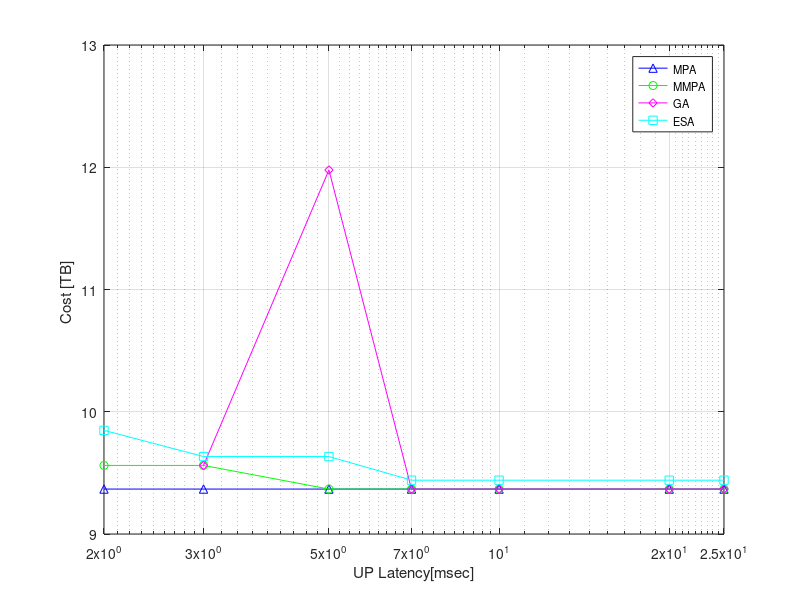
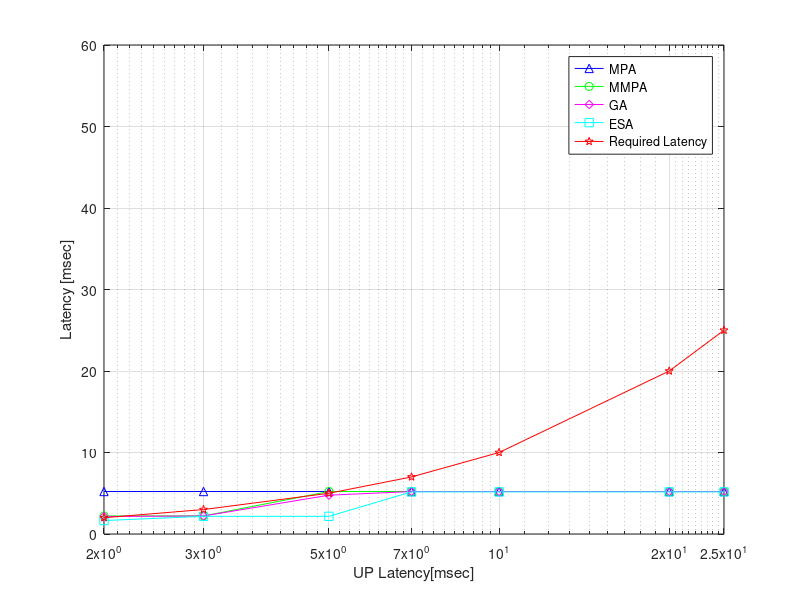
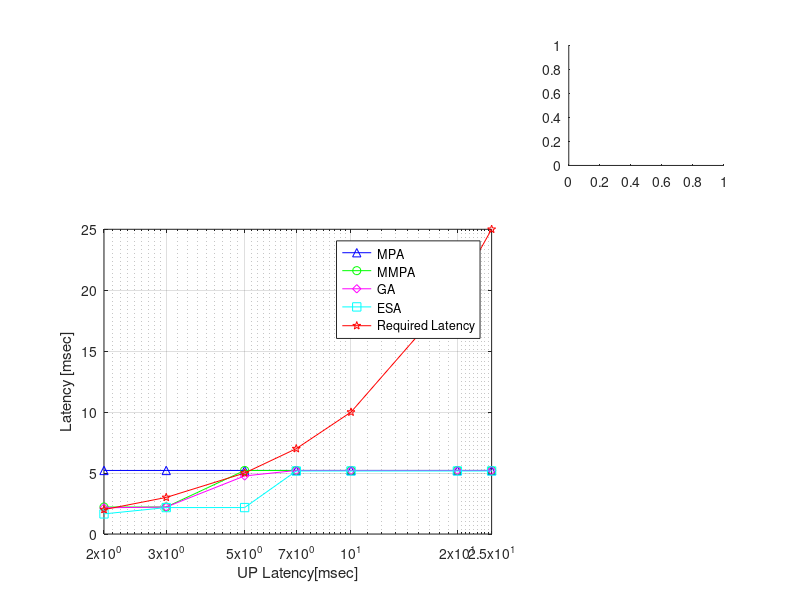

Recreate these plots in MATLAB, in order. (Note: this script raises an error after producing the figures.)
clc;
clear;
close all;
%load('MMPA_Data', 'delayUP_MMPA','delayCP_MMPA','LayerCP_MMPA','Adata_MMPA', 'CoSt_MMPA')
%load('MPA_Data', 'delayUP_MPA','delayCP_MPA','LayerCP_MPA','Adata_MPA', 'CoSt_MPA')
%load('GA_Data', 'delayUP_GA','delayCP_GA','LayerCP_GA','Adata_GA', 'CoSt_GA', 'DFrate', 'maxdup','maxdcp','Cp', 'Z')
load('ESA_Data_new_URLLC', 'delayUP_ESA','delayCP_ESA','LayerCP_ESA','Adata_ESA', 'CoSt_ESA')
load('MMPA_Data_URLLC', 'delayUP_MMPA','delayCP_MMPA','LayerCP_MMPA','Adata_MMPA', 'CoSt_MMPA')
load('MPA_Data_URLLC', 'delayUP_MPA','delayCP_MPA','LayerCP_MPA','Adata_MPA', 'CoSt_MPA')
load('GA_Data_URLLC', 'delayUP_GA','delayCP_GA','LayerCP_GA','Adata_GA', 'CoSt_GA', 'DFrate', 'maxdup','maxdcp','Cp', 'Z', 'S', 'La')
Umin=DFrate(1,1)
Umax=DFrate(1,7)
delayUP_ESA=delayUP_ESA*10^(3);
delayCP_ESA=delayCP_ESA*10^(3);
LayerCP_ESA=LayerCP_ESA*10^(-12);
Cp=[Cp; Cp; Cp; Cp; Cp; Cp; Cp]
z=1:1:Z;

figure
p1=semilogx(DFrate(1,z), CoSt_MPA(1,z), 'b-^',DFrate(1,z), CoSt_MMPA(1,z),'g-o',DFrate(1,z), CoSt_GA(1,z),'m-d',DFrate(1,z), CoSt_ESA(1,z)*(10^(-12)),'c-s')
xlabel('UP Latency[msec]'), ylabel('Cost [TB] ')
xticks([2 3 5 7 10 20 25])
ylim([9 13])
grid on
xlim([Umin Umax])
legend('MPA','MMPA','GA','ESA','FontSize', 8 )


figure

p2=semilogx(DFrate(1,z), delayUP_MPA(1,z), 'b-^',DFrate(1,z), delayUP_MMPA(1,z), 'g-o',DFrate(1,z), delayUP_GA(1,z), 'm-d',DFrate(1,z), delayUP_ESA(1,z), 'c-s',DFrate(1,z), DFrate(1,z),'r-p')
xlabel('UP Latency[msec]'), ylabel('Latency [msec]'),
xlabel('UP Latency[msec]'), ylabel('Latency [msec]'),
xticks([2 3 5 7 10 20 25])
grid on
xlim([2 Umax])
ylim([0 60])
legend('MPA' , 'MMPA','GA','ESA','Required Latency')

figure
x = -5:0.1:5;
subplot(3,3,[4 5 7 8])
p2=semilogx(DFrate(1,z), delayUP_MPA(1,z), 'b-^',DFrate(1,z), delayUP_MMPA(1,z), 'g-o',DFrate(1,z), delayUP_GA(1,z), 'm-d',DFrate(1,z), delayUP_ESA(1,z), 'c-s',DFrate(1,z), DFrate(1,z),'r-p')
xlabel('UP Latency[msec]'), ylabel('Latency [msec]'),
xlabel('UP Latency[msec]'), ylabel('Latency [msec]'),
xticks([2 3 5 7 10 20 25])
grid on
legend('MPA' , 'MMPA','GA','ESA','Required Latency')
xlim([2 Umax])
ax = gca;
area = [4 4.5 6 5.5];
inlarge = subplot(3,3,3);
panpos = inlarge.Position;
delete(inlarge);
inlarge = zoomin(ax,area,panpos);
title(inlarge,'Zoom in')




figure
title("ESA Function Placement")

%-------------Plot A------------------------------------------------------
for ttt=1:3
    figure
    for z=1:Z
           B_new= cell2mat(Adata_ESA(1,z));
        
        
        Num_NF1=[3 1 1 3 2 3]';
        Num_NF1(:,:,2) = [2 2 1 3 2 3]';
        Num_NF = cat(3,Num_NF1,[3 1 1 3 2 3]');
        Adata_ESA_new = cell(S,6);
        
        for s=1:S
            for f=1:6
                dim=Num_NF(f,:,s);
                Adata_ESA_new{s,f}=B_new(f,:,s).*ones(dim, La);
            end
            
        end
        
        for s=1:S
            A_new_ESA_l=[cell2mat(Adata_ESA_new(s,1))];
            for f=2:6
                A_new_ESA_l=[[A_new_ESA_l]; [cell2mat(Adata_ESA_new(s,f))]];
                
            end
            A_new_ESA_tt(:,:,s)=A_new_ESA_l;
        end
        B=A_new_ESA_tt;
        A11(:,:,1)=[1 0 0 0 0 0; B(:,:,1)];
        A11(:,:,2)=[1 0 0 0 0 0; B(:,:,2)];
        A11(:,:,3)=[1 0 0 0 0 0; B(:,:,3)];
        A=A11;
        data =[
            1 1 1 1 1 1 1 1 1 1 1 1 1 1
            1 1 1 1 1 1 1 1 1 1 1 1 1 1
            1 1 1 1 1 1 1 1 1 1 1 1 1 1
            1 1 1 1 1 1 1 1 1 1 1 1 1 1
            1 1 1 1 1 1 1 1 1 1 1 1 1 1
            1 1 1 1 1 1 1 1 1 1 1 1 1 1];
        
        
        data_class ={  A(14,1,ttt) A(13,1,ttt) A(12,1,ttt) A(11,1,ttt) A(10,1,ttt) A(9,1,ttt) A(8,1,ttt) A(7,1,ttt) A(6,1,ttt) A(5,1,ttt) A(4,1,ttt) A(3,1,ttt) A(2,1,ttt) A(1,1,ttt)
            A(14,2,ttt) A(13,2,ttt) A(12,2,ttt) A(11,2,ttt) A(10,2,ttt) A(9,2,ttt) A(8,2,ttt) A(7,2,ttt) A(6,2,ttt) A(5,2,ttt) A(4,2,ttt) A(3,2,ttt) A(2,2,ttt) A(1,2,ttt)
            A(14,3,ttt) A(13,3,ttt) A(12,3,ttt) A(11,3,ttt) A(10,3,ttt) A(9,3,ttt) A(8,3,ttt) A(7,3,ttt) A(6,3,ttt) A(5,3,ttt) A(4,3,ttt) A(3,3,ttt) A(2,3,ttt) A(1,3,ttt)
            A(14,4,ttt) A(13,4,ttt) A(12,4,ttt) A(11,4,ttt) A(10,4,ttt) A(9,4,ttt) A(8,4,ttt) A(7,4,ttt) A(6,4,ttt) A(5,4,ttt) A(4,4,ttt) A(3,4,ttt) A(2,4,ttt) A(1,4,ttt)
            A(14,5,ttt) A(13,5,ttt) A(12,5,ttt) A(11,5,ttt) A(10,5,ttt) A(9,5,ttt) A(8,5,ttt) A(7,5,ttt) A(6,5,ttt) A(5,5,ttt) A(4,5,ttt) A(3,5,ttt) A(2,5,ttt) A(1,5,ttt)
            A(14,6,ttt) A(13,6,ttt) A(12,6,ttt) A(11,6,ttt) A(10,6,ttt) A(9,6,ttt) A(8,6,ttt) A(7,6,ttt) A(6,6,ttt) A(5,6,ttt) A(4,6,ttt) A(3,6,ttt) A(2,6,ttt) A(1,6,ttt)
            };
        
        
        
        DT=DFrate;
        
        data(end+1,:)=NaN;
        %figure;
        subplot(1,Z,z)
        b={bar3([1 2],data([1 end],:),'stacked')};
        view(-70.5,10)
        hold on
        for k=2:(size(data,1)-1)
            b{k}=bar3([k-1 k],data([end k],:),'stacked');
        end
        for k=1:(size(data,1)-1)
            for k2=1:size(data,2)
                switch data_class{k,k2}
                    
                    case 0
                        set(b{k}(k2),'FaceColor','w')
                        %set(b{k}(k2),'EdgeColor', 'k','LineWidth', 2);
                    case 1
                        
                        set(b{k}(k2),'FaceColor','m')
                        set(b{k}(k2),'EdgeColor', 'k','LineWidth', 2);
                end
                
                
            end
            
            set ( gca, 'ydir', 'reverse' )
            
        end
        
        
    end
    
    
end








figure
title("GA Function Placement")


%-------------Plot A------------------------------------------------------
for ttt=1:3
    figure
    for z=1:Z
        B= cell2mat(Adata_GA(1,z));
        A11(:,:,1)=[1 0 0 0 0 0; B(:,:,1)];
        A11(:,:,2)=[1 0 0 0 0 0; B(:,:,2)];
        A11(:,:,3)=[1 0 0 0 0 0; B(:,:,3)];
        A=A11;
        data =[
            1 1 1 1 1 1 1 1 1 1 1 1 1 1
            1 1 1 1 1 1 1 1 1 1 1 1 1 1
            1 1 1 1 1 1 1 1 1 1 1 1 1 1
            1 1 1 1 1 1 1 1 1 1 1 1 1 1
            1 1 1 1 1 1 1 1 1 1 1 1 1 1
            1 1 1 1 1 1 1 1 1 1 1 1 1 1];
        
        
        data_class ={  A(14,1,ttt) A(13,1,ttt) A(12,1,ttt) A(11,1,ttt) A(10,1,ttt) A(9,1,ttt) A(8,1,ttt) A(7,1,ttt) A(6,1,ttt) A(5,1,ttt) A(4,1,ttt) A(3,1,ttt) A(2,1,ttt) A(1,1,ttt)
            A(14,2,ttt) A(13,2,ttt) A(12,2,ttt) A(11,2,ttt) A(10,2,ttt) A(9,2,ttt) A(8,2,ttt) A(7,2,ttt) A(6,2,ttt) A(5,2,ttt) A(4,2,ttt) A(3,2,ttt) A(2,2,ttt) A(1,2,ttt)
            A(14,3,ttt) A(13,3,ttt) A(12,3,ttt) A(11,3,ttt) A(10,3,ttt) A(9,3,ttt) A(8,3,ttt) A(7,3,ttt) A(6,3,ttt) A(5,3,ttt) A(4,3,ttt) A(3,3,ttt) A(2,3,ttt) A(1,3,ttt)
            A(14,4,ttt) A(13,4,ttt) A(12,4,ttt) A(11,4,ttt) A(10,4,ttt) A(9,4,ttt) A(8,4,ttt) A(7,4,ttt) A(6,4,ttt) A(5,4,ttt) A(4,4,ttt) A(3,4,ttt) A(2,4,ttt) A(1,4,ttt)
            A(14,5,ttt) A(13,5,ttt) A(12,5,ttt) A(11,5,ttt) A(10,5,ttt) A(9,5,ttt) A(8,5,ttt) A(7,5,ttt) A(6,5,ttt) A(5,5,ttt) A(4,5,ttt) A(3,5,ttt) A(2,5,ttt) A(1,5,ttt)
            A(14,6,ttt) A(13,6,ttt) A(12,6,ttt) A(11,6,ttt) A(10,6,ttt) A(9,6,ttt) A(8,6,ttt) A(7,6,ttt) A(6,6,ttt) A(5,6,ttt) A(4,6,ttt) A(3,6,ttt) A(2,6,ttt) A(1,6,ttt)
            };
        
        
        
        DT=DFrate;
        
        data(end+1,:)=NaN;
        %figure;
        subplot(1,Z,z)
        b={bar3([1 2],data([1 end],:),'stacked')};
         view(-70.5,10)
        hold on
        for k=2:(size(data,1)-1)
            b{k}=bar3([k-1 k],data([end k],:),'stacked');
        end
        for k=1:(size(data,1)-1)
            for k2=1:size(data,2)
                switch data_class{k,k2}
                    
                    case 0
                        set(b{k}(k2),'FaceColor','w')
                        %set(b{k}(k2),'EdgeColor', 'k','LineWidth', 2);
                    case 1
                        
                        set(b{k}(k2),'FaceColor','m')
                        set(b{k}(k2),'EdgeColor', 'k','LineWidth', 2);
                end
                
                
            end
            
            set ( gca, 'ydir', 'reverse' )
            
        end
        
        
    end
    
    
end





